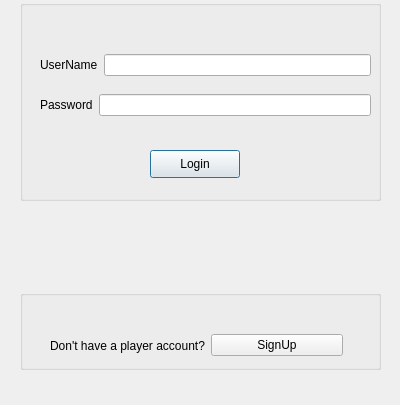
<?xml version="1.0" encoding="UTF-8"?>
<ui version="4.0">
 <class>LoginWindow</class>
 <widget class="QDialog" name="LoginWindow">
  <property name="geometry">
   <rect>
    <x>0</x>
    <y>0</y>
    <width>400</width>
    <height>405</height>
   </rect>
  </property>
  <property name="windowTitle">
   <string>Login Window</string>
  </property>
  <widget class="QGroupBox" name="groupBox">
   <property name="geometry">
    <rect>
     <x>20</x>
     <y>0</y>
     <width>361</width>
     <height>201</height>
    </rect>
   </property>
   <property name="title">
    <string/>
   </property>
   <widget class="QWidget" name="layoutWidget">
    <property name="geometry">
     <rect>
      <x>20</x>
      <y>90</y>
      <width>331</width>
      <height>30</height>
     </rect>
    </property>
    <layout class="QHBoxLayout" name="horizontalLayout_2">
     <item>
      <widget class="QLabel" name="label_2">
       <property name="text">
        <string>Password</string>
       </property>
      </widget>
     </item>
     <item>
      <widget class="QLineEdit" name="lineEdit_Password">
       <property name="echoMode">
        <enum>QLineEdit::Password</enum>
       </property>
      </widget>
     </item>
    </layout>
   </widget>
   <widget class="QWidget" name="layoutWidget_2">
    <property name="geometry">
     <rect>
      <x>20</x>
      <y>50</y>
      <width>331</width>
      <height>30</height>
     </rect>
    </property>
    <layout class="QHBoxLayout" name="horizontalLayout">
     <item>
      <widget class="QLabel" name="label">
       <property name="text">
        <string>UserName</string>
       </property>
      </widget>
     </item>
     <item>
      <widget class="QLineEdit" name="lineEdit_UserName"/>
     </item>
    </layout>
   </widget>
   <widget class="QPushButton" name="pushButton">
    <property name="geometry">
     <rect>
      <x>130</x>
      <y>150</y>
      <width>90</width>
      <height>28</height>
     </rect>
    </property>
    <property name="text">
     <string>Login</string>
    </property>
   </widget>
  </widget>
  <widget class="QGroupBox" name="groupBox_2">
   <property name="geometry">
    <rect>
     <x>20</x>
     <y>290</y>
     <width>361</width>
     <height>80</height>
    </rect>
   </property>
   <property name="title">
    <string/>
   </property>
   <widget class="QWidget" name="layoutWidget">
    <property name="geometry">
     <rect>
      <x>30</x>
      <y>40</y>
      <width>293</width>
      <height>31</height>
     </rect>
    </property>
    <layout class="QHBoxLayout" name="horizontalLayout_3">
     <item>
      <widget class="QLabel" name="label_3">
       <property name="text">
        <string>Don't have a player account?</string>
       </property>
      </widget>
     </item>
     <item>
      <widget class="QPushButton" name="pushButton_2">
       <property name="text">
        <string>SignUp</string>
       </property>
      </widget>
     </item>
    </layout>
   </widget>
  </widget>
  <widget class="QLabel" name="label_check">
   <property name="geometry">
    <rect>
     <x>20</x>
     <y>209</y>
     <width>361</width>
     <height>71</height>
    </rect>
   </property>
   <property name="text">
    <string/>
   </property>
  </widget>
 </widget>
 <resources/>
 <connections/>
</ui>
